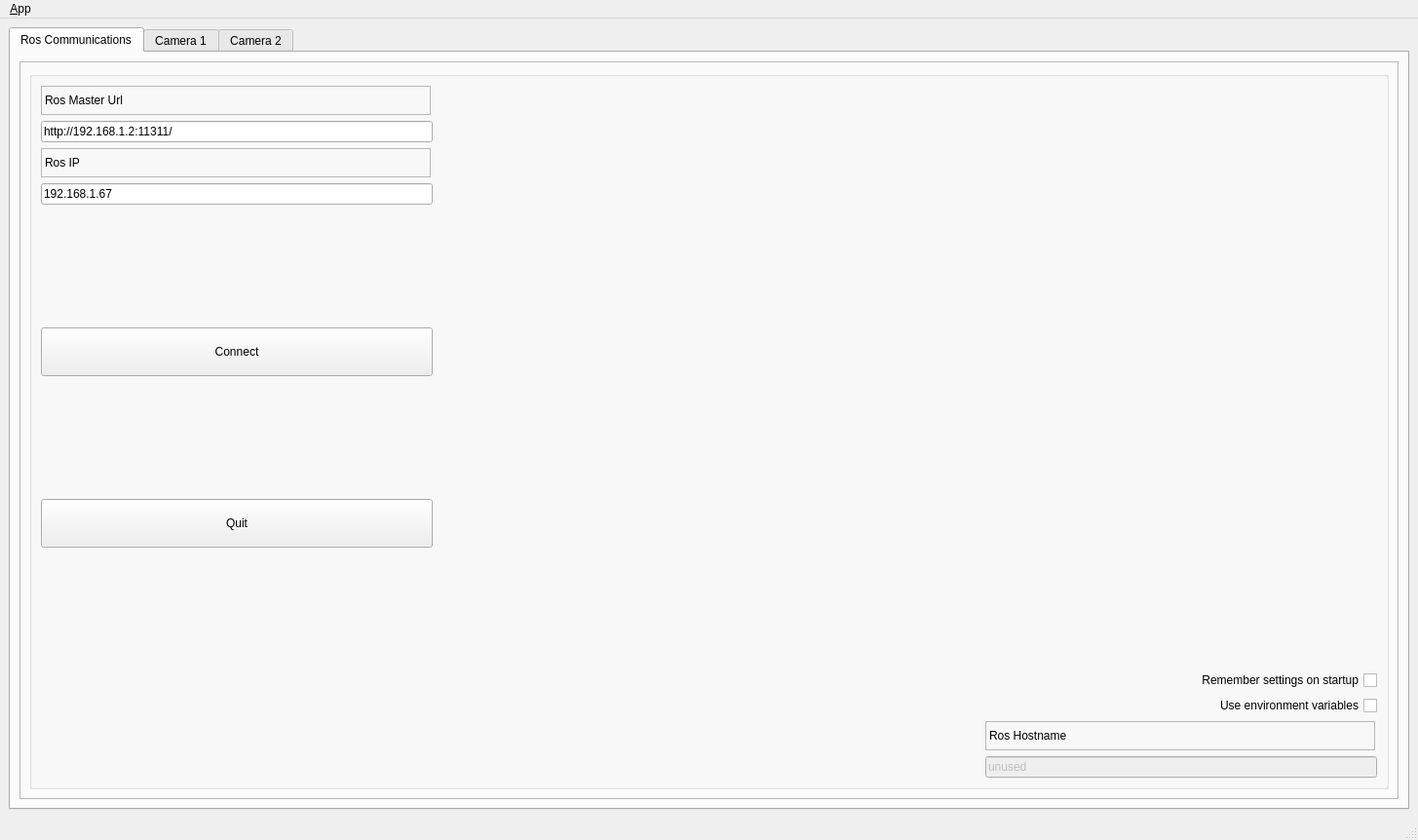
<?xml version="1.0" encoding="UTF-8"?>
<ui version="4.0">
 <class>MainWindowDesign</class>
 <widget class="QMainWindow" name="MainWindowDesign">
  <property name="geometry">
   <rect>
    <x>0</x>
    <y>0</y>
    <width>1455</width>
    <height>862</height>
   </rect>
  </property>
  <property name="windowTitle">
   <string>QRosApp</string>
  </property>
  <property name="windowIcon">
   <iconset resource="../resources/images.qrc">
    <normaloff>:/images/icon.png</normaloff>:/images/icon.png</iconset>
  </property>
  <property name="locale">
   <locale language="English" country="Australia"/>
  </property>
  <widget class="QWidget" name="centralwidget">
   <layout class="QHBoxLayout">
    <item>
     <widget class="QTabWidget" name="tab_manager">
      <property name="minimumSize">
       <size>
        <width>100</width>
        <height>0</height>
       </size>
      </property>
      <property name="locale">
       <locale language="English" country="Australia"/>
      </property>
      <property name="currentIndex">
       <number>0</number>
      </property>
      <widget class="QWidget" name="tab_status">
       <attribute name="title">
        <string>Ros Communications</string>
       </attribute>
       <layout class="QVBoxLayout" name="verticalLayout_2">
        <item>
         <widget class="QFrame" name="frame">
          <property name="sizePolicy">
           <sizepolicy hsizetype="Minimum" vsizetype="Preferred">
            <horstretch>0</horstretch>
            <verstretch>0</verstretch>
           </sizepolicy>
          </property>
          <property name="frameShape">
           <enum>QFrame::StyledPanel</enum>
          </property>
          <property name="frameShadow">
           <enum>QFrame::Raised</enum>
          </property>
          <layout class="QVBoxLayout" name="verticalLayout_3">
           <item>
            <widget class="QGroupBox" name="groupBox">
             <property name="title">
              <string/>
             </property>
             <layout class="QGridLayout" name="gridLayout">
              <item row="4" column="0">
               <widget class="QLineEdit" name="line_edit_host">
                <property name="maximumSize">
                 <size>
                  <width>402</width>
                  <height>16777215</height>
                 </size>
                </property>
                <property name="text">
                 <string>192.168.1.67</string>
                </property>
               </widget>
              </item>
              <item row="13" column="3">
               <widget class="QLineEdit" name="line_edit_topic">
                <property name="enabled">
                 <bool>false</bool>
                </property>
                <property name="maximumSize">
                 <size>
                  <width>402</width>
                  <height>16777215</height>
                 </size>
                </property>
                <property name="text">
                 <string>unused</string>
                </property>
               </widget>
              </item>
              <item row="11" column="3">
               <widget class="QCheckBox" name="checkbox_use_environment">
                <property name="layoutDirection">
                 <enum>Qt::RightToLeft</enum>
                </property>
                <property name="text">
                 <string>Use environment variables</string>
                </property>
               </widget>
              </item>
              <item row="1" column="0">
               <widget class="QLabel" name="label">
                <property name="maximumSize">
                 <size>
                  <width>400</width>
                  <height>30</height>
                 </size>
                </property>
                <property name="frameShape">
                 <enum>QFrame::StyledPanel</enum>
                </property>
                <property name="frameShadow">
                 <enum>QFrame::Raised</enum>
                </property>
                <property name="text">
                 <string>Ros Master Url</string>
                </property>
               </widget>
              </item>
              <item row="12" column="3">
               <widget class="QLabel" name="label_3">
                <property name="maximumSize">
                 <size>
                  <width>400</width>
                  <height>30</height>
                 </size>
                </property>
                <property name="frameShape">
                 <enum>QFrame::StyledPanel</enum>
                </property>
                <property name="frameShadow">
                 <enum>QFrame::Raised</enum>
                </property>
                <property name="text">
                 <string>Ros Hostname</string>
                </property>
               </widget>
              </item>
              <item row="3" column="0">
               <widget class="QLabel" name="label_2">
                <property name="maximumSize">
                 <size>
                  <width>400</width>
                  <height>30</height>
                 </size>
                </property>
                <property name="frameShape">
                 <enum>QFrame::StyledPanel</enum>
                </property>
                <property name="frameShadow">
                 <enum>QFrame::Raised</enum>
                </property>
                <property name="text">
                 <string>Ros IP</string>
                </property>
               </widget>
              </item>
              <item row="1" column="2" rowspan="13">
               <widget class="QLabel" name="label_4">
                <property name="text">
                 <string/>
                </property>
               </widget>
              </item>
              <item row="6" column="0">
               <widget class="QPushButton" name="button_connect">
                <property name="enabled">
                 <bool>true</bool>
                </property>
                <property name="sizePolicy">
                 <sizepolicy hsizetype="MinimumExpanding" vsizetype="Fixed">
                  <horstretch>0</horstretch>
                  <verstretch>0</verstretch>
                 </sizepolicy>
                </property>
                <property name="maximumSize">
                 <size>
                  <width>402</width>
                  <height>50</height>
                 </size>
                </property>
                <property name="toolTip">
                 <string>Set the target to the current joint trajectory state.</string>
                </property>
                <property name="statusTip">
                 <string>Clear all waypoints and set the target to the current joint trajectory state.</string>
                </property>
                <property name="text">
                 <string>Connect</string>
                </property>
               </widget>
              </item>
              <item row="10" column="3">
               <widget class="QCheckBox" name="checkbox_remember_settings">
                <property name="layoutDirection">
                 <enum>Qt::RightToLeft</enum>
                </property>
                <property name="text">
                 <string>Remember settings on startup</string>
                </property>
               </widget>
              </item>
              <item row="2" column="0">
               <widget class="QLineEdit" name="line_edit_master">
                <property name="maximumSize">
                 <size>
                  <width>402</width>
                  <height>16777215</height>
                 </size>
                </property>
                <property name="text">
                 <string>http://192.168.1.2:11311/</string>
                </property>
               </widget>
              </item>
              <item row="8" column="0">
               <widget class="QPushButton" name="quit_button">
                <property name="sizePolicy">
                 <sizepolicy hsizetype="MinimumExpanding" vsizetype="Fixed">
                  <horstretch>0</horstretch>
                  <verstretch>0</verstretch>
                 </sizepolicy>
                </property>
                <property name="maximumSize">
                 <size>
                  <width>402</width>
                  <height>50</height>
                 </size>
                </property>
                <property name="text">
                 <string>Quit</string>
                </property>
               </widget>
              </item>
             </layout>
            </widget>
           </item>
          </layout>
         </widget>
        </item>
       </layout>
      </widget>
      <widget class="QWidget" name="tab">
       <attribute name="title">
        <string>Camera 1</string>
       </attribute>
       <widget class="QLabel" name="view_logging">
        <property name="geometry">
         <rect>
          <x>10</x>
          <y>10</y>
          <width>800</width>
          <height>640</height>
         </rect>
        </property>
        <property name="maximumSize">
         <size>
          <width>800</width>
          <height>640</height>
         </size>
        </property>
        <property name="frameShape">
         <enum>QFrame::Box</enum>
        </property>
        <property name="frameShadow">
         <enum>QFrame::Plain</enum>
        </property>
        <property name="text">
         <string>cam1</string>
        </property>
       </widget>
       <widget class="QPushButton" name="startvideo">
        <property name="geometry">
         <rect>
          <x>840</x>
          <y>10</y>
          <width>221</width>
          <height>61</height>
         </rect>
        </property>
        <property name="text">
         <string>Start</string>
        </property>
       </widget>
       <widget class="QPushButton" name="suspendvideo">
        <property name="geometry">
         <rect>
          <x>840</x>
          <y>100</y>
          <width>221</width>
          <height>61</height>
         </rect>
        </property>
        <property name="text">
         <string>Stop</string>
        </property>
       </widget>
       <widget class="QPushButton" name="snapshot">
        <property name="geometry">
         <rect>
          <x>840</x>
          <y>190</y>
          <width>221</width>
          <height>61</height>
         </rect>
        </property>
        <property name="text">
         <string>Snapshot</string>
        </property>
       </widget>
      </widget>
      <widget class="QWidget" name="tab_2">
       <attribute name="title">
        <string>Camera 2</string>
       </attribute>
       <widget class="QLabel" name="view_logging_2">
        <property name="geometry">
         <rect>
          <x>10</x>
          <y>10</y>
          <width>800</width>
          <height>640</height>
         </rect>
        </property>
        <property name="maximumSize">
         <size>
          <width>800</width>
          <height>640</height>
         </size>
        </property>
        <property name="frameShape">
         <enum>QFrame::Box</enum>
        </property>
        <property name="frameShadow">
         <enum>QFrame::Plain</enum>
        </property>
        <property name="text">
         <string>cam2</string>
        </property>
       </widget>
       <widget class="QPushButton" name="startvideo_2">
        <property name="geometry">
         <rect>
          <x>840</x>
          <y>10</y>
          <width>221</width>
          <height>61</height>
         </rect>
        </property>
        <property name="text">
         <string>Start</string>
        </property>
       </widget>
       <widget class="QPushButton" name="snapshot_2">
        <property name="geometry">
         <rect>
          <x>840</x>
          <y>190</y>
          <width>221</width>
          <height>61</height>
         </rect>
        </property>
        <property name="text">
         <string>Snapshot</string>
        </property>
       </widget>
       <widget class="QPushButton" name="suspendvideo_2">
        <property name="geometry">
         <rect>
          <x>840</x>
          <y>100</y>
          <width>221</width>
          <height>61</height>
         </rect>
        </property>
        <property name="text">
         <string>Stop</string>
        </property>
       </widget>
      </widget>
     </widget>
    </item>
   </layout>
  </widget>
  <widget class="QMenuBar" name="menubar">
   <property name="geometry">
    <rect>
     <x>0</x>
     <y>0</y>
     <width>1455</width>
     <height>22</height>
    </rect>
   </property>
   <widget class="QMenu" name="menu_File">
    <property name="title">
     <string>&amp;App</string>
    </property>
    <addaction name="action_Preferences"/>
    <addaction name="separator"/>
    <addaction name="actionAbout"/>
    <addaction name="actionAbout_Qt"/>
    <addaction name="separator"/>
    <addaction name="action_Quit"/>
   </widget>
   <addaction name="menu_File"/>
  </widget>
  <widget class="QStatusBar" name="statusbar"/>
  <action name="action_Quit">
   <property name="text">
    <string>&amp;Quit</string>
   </property>
   <property name="shortcut">
    <string>Ctrl+Q</string>
   </property>
   <property name="shortcutContext">
    <enum>Qt::ApplicationShortcut</enum>
   </property>
  </action>
  <action name="action_Preferences">
   <property name="text">
    <string>&amp;Preferences</string>
   </property>
  </action>
  <action name="actionAbout">
   <property name="text">
    <string>&amp;About</string>
   </property>
  </action>
  <action name="actionAbout_Qt">
   <property name="text">
    <string>About &amp;Qt</string>
   </property>
  </action>
 </widget>
 <resources>
  <include location="../resources/images.qrc"/>
 </resources>
 <connections>
  <connection>
   <sender>action_Quit</sender>
   <signal>triggered()</signal>
   <receiver>MainWindowDesign</receiver>
   <slot>close()</slot>
   <hints>
    <hint type="sourcelabel">
     <x>-1</x>
     <y>-1</y>
    </hint>
    <hint type="destinationlabel">
     <x>399</x>
     <y>299</y>
    </hint>
   </hints>
  </connection>
  <connection>
   <sender>quit_button</sender>
   <signal>clicked()</signal>
   <receiver>MainWindowDesign</receiver>
   <slot>close()</slot>
   <hints>
    <hint type="sourcelabel">
     <x>859</x>
     <y>552</y>
    </hint>
    <hint type="destinationlabel">
     <x>469</x>
     <y>299</y>
    </hint>
   </hints>
  </connection>
 </connections>
</ui>
